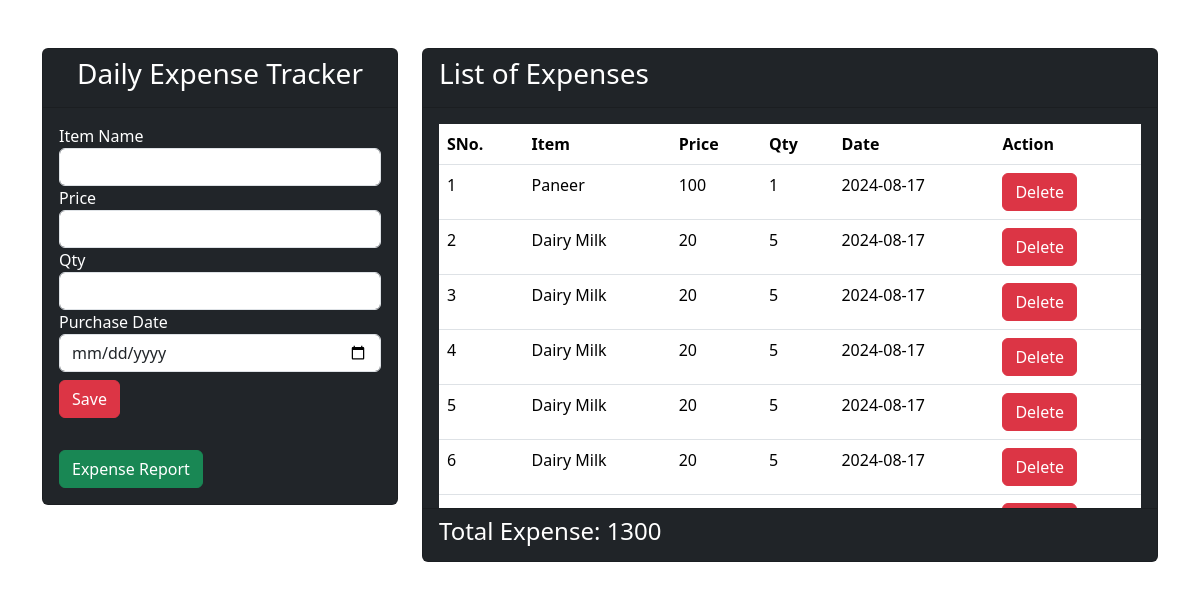
The app's page /ExpenseManagment/add-expense.php with its own data.
### tables this page shows
CREATE TABLE `daily_exp` (
  `id` int(11) NOT NULL,
  `itemname` varchar(100) NOT NULL,
  `price` varchar(100) NOT NULL,
  `qty` varchar(100) NOT NULL,
  `pdate` varchar(100) NOT NULL,
  `delstatus` int(11) NOT NULL DEFAULT 1
);

### ExpenseManagment/add-expense.php (the view, shortened to what this page needs)
<!DOCTYPE html>
<html lang="en">
<head>
    <link href="https://cdn.jsdelivr.net/npm/bootstrap@5.3.3/dist/css/bootstrap.min.css" rel="stylesheet"
>
</head>
<body>
    <div class="container">
        <div class="row mt-5">
            <div class="col-md-4">
                <div class="card bg-dark text-white">
                    <div class="card-header">
                        <h3 class="text-center">Daily Expense Tracker </h3>
                    </div>
                    <div class="card-body">
                        <form action="" method="post">
                            <div class="form-group">
                                <label for="">Item Name</label>
                                <input type="text" class="form-control" name="itemname" />
                            </div>
                            <div class="form-group">
                                <label for="">Price</label>
                                <input type="number" class="form-control" name="price" />
                            </div>
                            <div class="form-group">
                                <label for="">Qty</label>
                                <input type="number" class="form-control" name="qty" />
                            </div>
                            <div class="form-group">
                                <label for="">Purchase Date</label>
                                <input type="date" class="form-control" name="pdate" />
                            </div>
                            <div class="form-group">
                                <input type="submit" name='save' class="btn btn-danger mt-2" value="Save" />
                            </div>
                        </form>
                    </div>
                    <div class="card-body">
                        <a href="exp-report.php" class="btn btn-success">Expense Report</a>
                    </div>
                </div>
            </div>
            <div class="col-md-8">
                <div class="card bg-dark text-white">
                    <div class="card-header">
                        <h3>List of Expenses</h3>
                    </div>
                    <div class="card-body" style="overflow:scroll; height:400px;">
                        <table class="table">
                            <tr>
                                <th>SNo.</th>
                                <th>Item</th>
                                <th>Price</th>
                                <th>Qty</th>
                                <th>Date</th>
                                <th>Action</th>
                            </tr>
                            <?php
                              include('connection.php');
                              $qry="select * from daily_exp where delstatus=1 ORDER BY id desc";
                              $rs = mysqli_query($con,$qry);
                              $i=1; $total =0;
                              while($data = mysqli_fetch_array($rs))
                              {
                                  $total = $total+($data['price'] * $data['qty']);
                             ?>
                            <tr>
                                <td>
                                    <?=$i;?>
                                </td>
                                <td><?=$data['itemname'];?></td>
                                <td><?=$data['price'];?></td>
                                <td><?=$data['qty'];?></td>
                                <td><?=$data['pdate'];?></td>
                                <td><a href="" class="btn btn-danger">Delete</a></td>
                            </tr>
                            <?php
                             $i++;
                              }
                            ?>
                        </table>
                    </div>
                    <div class="card-footer">
                        <h4>Total Expense: <?=$total;?> </h4>
                    </div>
                </div>
            </div>
        </div>
    </div>
</body>
</html>

### records on screen
daily_exp: itemname "Paneer", price "100", qty "1", pdate "2024-08-17"
daily_exp: itemname "Dairy Milk", price "20", qty "5", pdate "2024-08-17"
daily_exp: itemname "Dairy Milk", price "20", qty "5", pdate "2024-08-17"
daily_exp: itemname "Dairy Milk", price "20", qty "5", pdate "2024-08-17"
daily_exp: itemname "Dairy Milk", price "20", qty "5", pdate "2024-08-17"
daily_exp: itemname "Dairy Milk", price "20", qty "5", pdate "2024-08-17"

### other values on screen
$total "1300"
